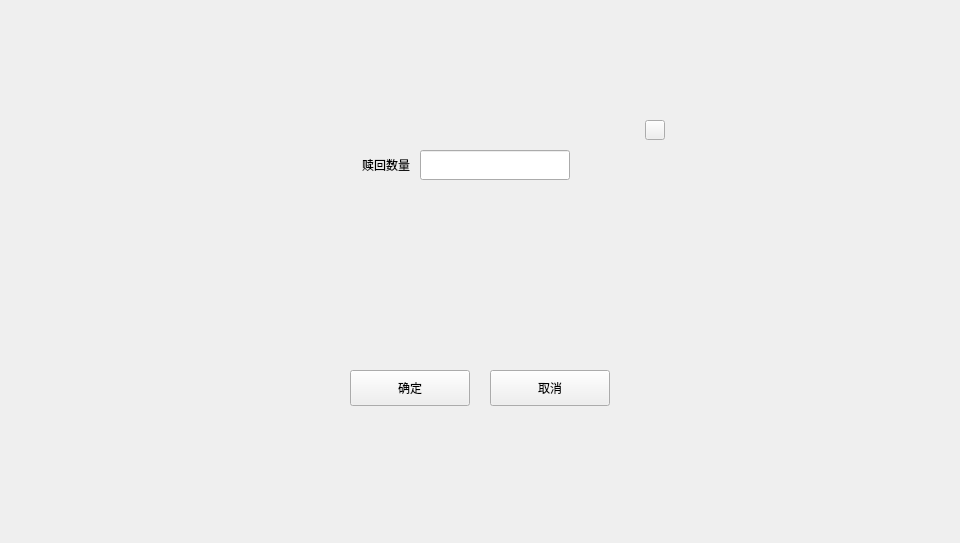
<?xml version="1.0" encoding="UTF-8"?>
<ui version="4.0">
 <class>ForecloseDialog</class>
 <widget class="QDialog" name="ForecloseDialog">
  <property name="geometry">
   <rect>
    <x>0</x>
    <y>0</y>
    <width>960</width>
    <height>543</height>
   </rect>
  </property>
  <property name="windowTitle">
   <string>Dialog</string>
  </property>
  <widget class="QWidget" name="widget" native="true">
   <property name="geometry">
    <rect>
     <x>0</x>
     <y>0</y>
     <width>960</width>
     <height>543</height>
    </rect>
   </property>
   <widget class="QWidget" name="containerWidget" native="true">
    <property name="geometry">
     <rect>
      <x>270</x>
      <y>100</y>
      <width>420</width>
      <height>340</height>
     </rect>
    </property>
    <property name="font">
     <font>
      <family>Microsoft YaHei UI Light</family>
     </font>
    </property>
    <widget class="QToolButton" name="cancelBtn">
     <property name="geometry">
      <rect>
       <x>220</x>
       <y>270</y>
       <width>120</width>
       <height>36</height>
      </rect>
     </property>
     <property name="font">
      <font>
       <family>Microsoft YaHei UI Light</family>
      </font>
     </property>
     <property name="cursor">
      <cursorShape>PointingHandCursor</cursorShape>
     </property>
     <property name="focusPolicy">
      <enum>Qt::NoFocus</enum>
     </property>
     <property name="styleSheet">
      <string notr="true"/>
     </property>
     <property name="text">
      <string>取消</string>
     </property>
    </widget>
    <widget class="QToolButton" name="okBtn">
     <property name="geometry">
      <rect>
       <x>80</x>
       <y>270</y>
       <width>120</width>
       <height>36</height>
      </rect>
     </property>
     <property name="font">
      <font>
       <family>Microsoft YaHei UI Light</family>
      </font>
     </property>
     <property name="cursor">
      <cursorShape>PointingHandCursor</cursorShape>
     </property>
     <property name="focusPolicy">
      <enum>Qt::NoFocus</enum>
     </property>
     <property name="styleSheet">
      <string notr="true"/>
     </property>
     <property name="text">
      <string>确定</string>
     </property>
    </widget>
    <widget class="QToolButton" name="closeBtn">
     <property name="geometry">
      <rect>
       <x>375</x>
       <y>20</y>
       <width>20</width>
       <height>20</height>
      </rect>
     </property>
     <property name="cursor">
      <cursorShape>PointingHandCursor</cursorShape>
     </property>
     <property name="focusPolicy">
      <enum>Qt::NoFocus</enum>
     </property>
     <property name="styleSheet">
      <string notr="true"/>
     </property>
     <property name="text">
      <string/>
     </property>
    </widget>
    <widget class="QLabel" name="label_3">
     <property name="geometry">
      <rect>
       <x>40</x>
       <y>45</y>
       <width>100</width>
       <height>40</height>
      </rect>
     </property>
     <property name="text">
      <string>赎回数量</string>
     </property>
     <property name="alignment">
      <set>Qt::AlignRight|Qt::AlignTrailing|Qt::AlignVCenter</set>
     </property>
     <property name="wordWrap">
      <bool>true</bool>
     </property>
    </widget>
    <widget class="QLineEdit" name="amountLineEdit">
     <property name="geometry">
      <rect>
       <x>150</x>
       <y>50</y>
       <width>150</width>
       <height>30</height>
      </rect>
     </property>
     <property name="contextMenuPolicy">
      <enum>Qt::DefaultContextMenu</enum>
     </property>
     <property name="styleSheet">
      <string notr="true"/>
     </property>
     <property name="maxLength">
      <number>20</number>
     </property>
    </widget>
    <widget class="QLabel" name="assetLabel">
     <property name="geometry">
      <rect>
       <x>240</x>
       <y>130</y>
       <width>120</width>
       <height>30</height>
      </rect>
     </property>
     <property name="text">
      <string/>
     </property>
     <property name="alignment">
      <set>Qt::AlignLeading|Qt::AlignLeft|Qt::AlignVCenter</set>
     </property>
    </widget>
    <widget class="QStackedWidget" name="stackedWidget">
     <property name="geometry">
      <rect>
       <x>80</x>
       <y>100</y>
       <width>240</width>
       <height>156</height>
      </rect>
     </property>
    </widget>
   </widget>
  </widget>
 </widget>
 <resources/>
 <connections/>
</ui>
